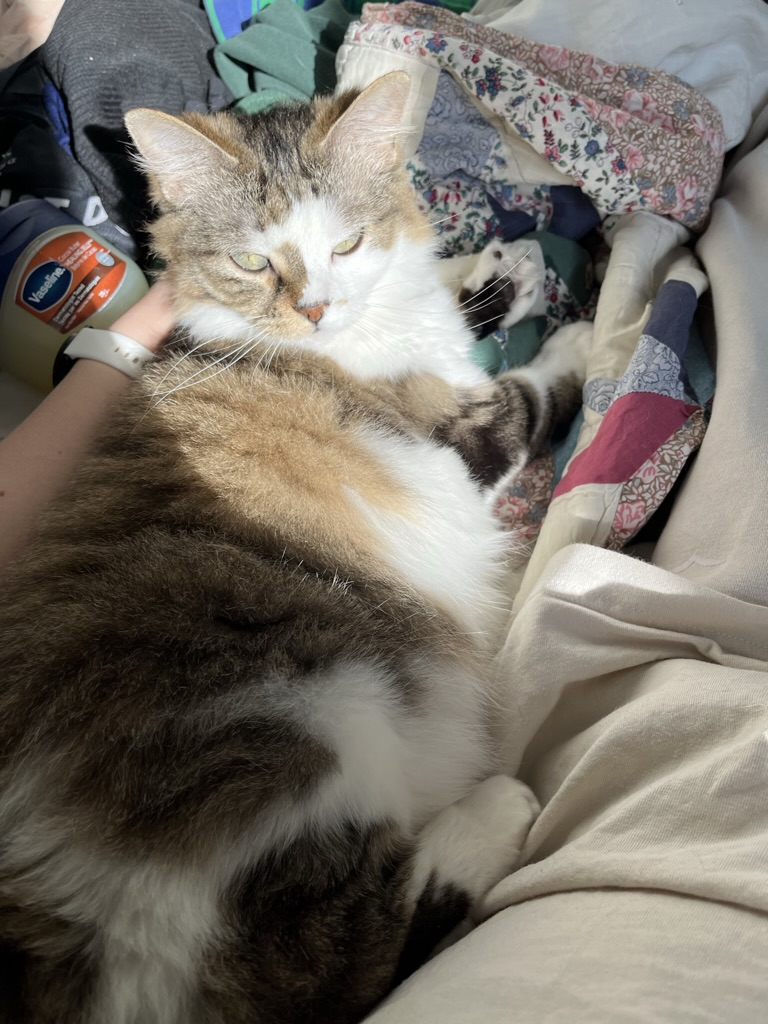
#> input picture images/goldie_pics/0B32B408-A4FD-4A77-8123-CFB7AFB0F9B5_1_105_c.jpeg, 768 x 1024 px; its folder holds only this picture in this run
$ jupyter execute --allow-errors 'goldie vs the world.ipynb'
#> lines starting #> are read from the running program, lines starting #| are printed output that depends on the picture
# Logistic Regression: Goldie Versus The World

As I've been learning more about different types of models, I thought, why not try to see how I can use logistic regression to classify my dear cat Goldie. I have hundreds of photos of Goldie on my phone, surely enough to train a model and do some binary classification with. Without further ado, let's get into it!

[cell 1]
# Load packages
import numpy as np
from proj_fcns import sigmoid, initialize_parameters, plot_costs
import os
import matplotlib.pyplot as plt
from PIL import Image

### Data set up
Let's begin by creating our dataset. I already have two folders that contain ~400 images of goldie and 400 random images I collected from Upsplash using their API (see guthub for image collection process).

Since I have all the images I want to use, I want to bring them in as arrays where each RGB value is recorded for each pixel for every images. I then want to assign the label 1 to all my Goldie images and 0 to all the random non-Goldie images.

I'm also going to crop every images so the aspect ratio is consistant (don't want the images to look stretched or squished) and divide each images into 128 by 128 pixels.

[cell 2]
def load_images(folder, label, img_size=(128, 128)):
    """
    Loads images from a folder and assigns them a label.

    Parameters:
        folder (str): Directory containing images.
        label (0 or 1): Label assigned to each image.
        img_size (tuple): dimentions to resize images (width, height). Default is (128, 128).

    Returns:
        tuple: Lists of preprocessed images and their labels.
    """
#> called with folder = 'images/goldie_pics', label = 1, img_size = (128, 128)
    images = []
    labels = []
    for filename in os.listdir(folder):
        if filename.endswith(".jpg") or filename.endswith(".jpeg") or filename.endswith(".png"):
            img_path = os.path.join(folder, filename)
            img = Image.open(img_path).convert('RGB')  # Convert to RGB
#> img is the input picture: PIL image 768x1024 RGB; mean R, G, B 119.5, 113.7, 104.9

            # Crop the image to a square
            width, height = img.size
#> width = 768; height = 1024
            if width != height:
                if width > height:
                    left = (width - height) // 2
                    right = left + height
                    top = 0
                    bottom = height
                else:
                    top = (height - width) // 2
#> top = 128
                    bottom = top + width
#> bottom = 896
                    left = 0
                    right = width
#> right = 768
                img = img.crop((left, top, right, bottom))
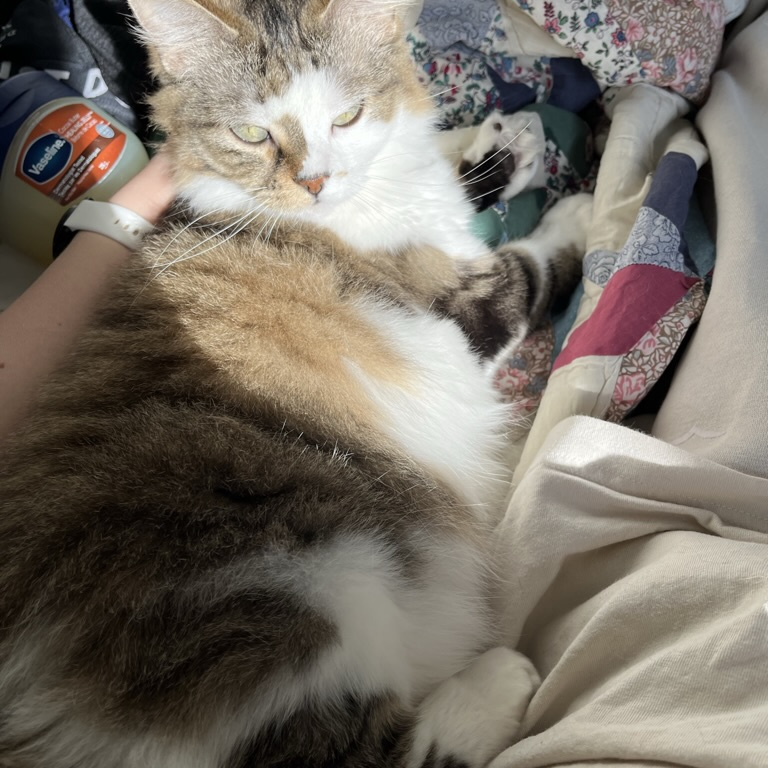
#> img: PIL image 768x768 RGB; mean R, G, B 121.3, 113.6, 103.6

            # Resize the image to the desired size
            img = img.resize(img_size)
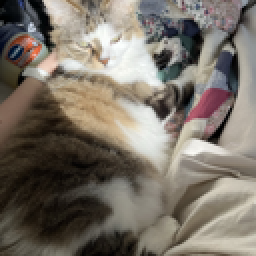
#> img: PIL image 128x128 RGB (shown 2 times larger); mean R, G, B 121.3, 113.6, 103.6

            img_array = np.array(img)
            images.append(img_array)
            labels.append(label)
    return images, labels

base_path = os.getcwd()

# Construct the relative path to the images folder
cat_folder = os.path.join(base_path, "images", "goldie_pics")
not_cat_folder = os.path.join(base_path, "images", "random_pics")

# Load images
cat_images, cat_labels = load_images(cat_folder, 1)
#> cat_images = 1 item; cat_labels = [1]
#> (the rest of this cell did not finish here and is left out)


# Combine the datasets
all_images = np.array(cat_images + not_cat_images)
all_labels = np.array(cat_labels + not_cat_labels)

# Shuffle the dataset
shuffle_indices = np.random.permutation(len(all_labels))
all_images = all_images[shuffle_indices]
all_labels = all_labels[shuffle_indices]

# Split into training and testing sets (80% train, 20% test)
split_index = int(0.8 * len(all_labels))
train_images = all_images[:split_index]
train_labels = all_labels[:split_index]
test_images = all_images[split_index:]
test_labels = all_labels[split_index:]

# Reshape
train_images_flatten = train_images.reshape(train_images.shape[0], -1).T
test_images_flatten = test_images.reshape(test_images.shape[0], -1).T

# Standardize
train_set = train_images_flatten / 255.
test_set = test_images_flatten / 255.

$ run again, on images/goldie_pics/0D8060E3-DC43-4156-B6C1-7AA0F7F2EBFA_1_105_c.jpeg
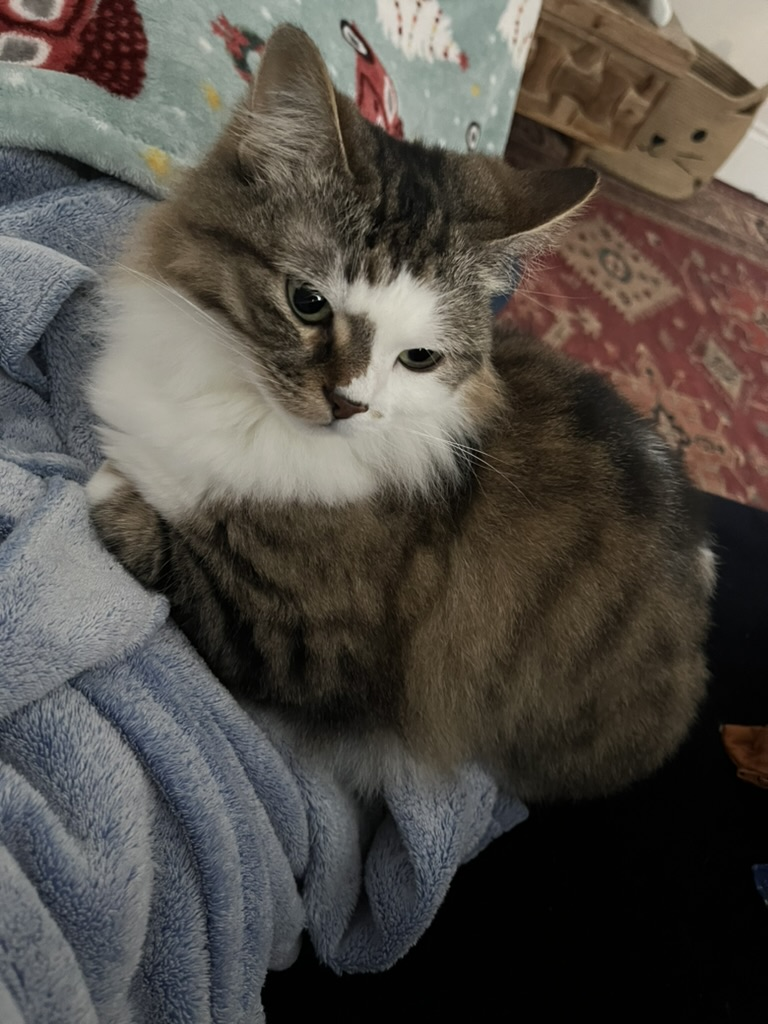
#> input picture images/goldie_pics/0D8060E3-DC43-4156-B6C1-7AA0F7F2EBFA_1_105_c.jpeg, 768 x 1024 px
#> in load_images, img is the input picture: PIL image 768x1024 RGB; mean R, G, B 81.7, 76.7, 70.7
#> in load_images, `img = img.crop((left, top, right, bottom))`:
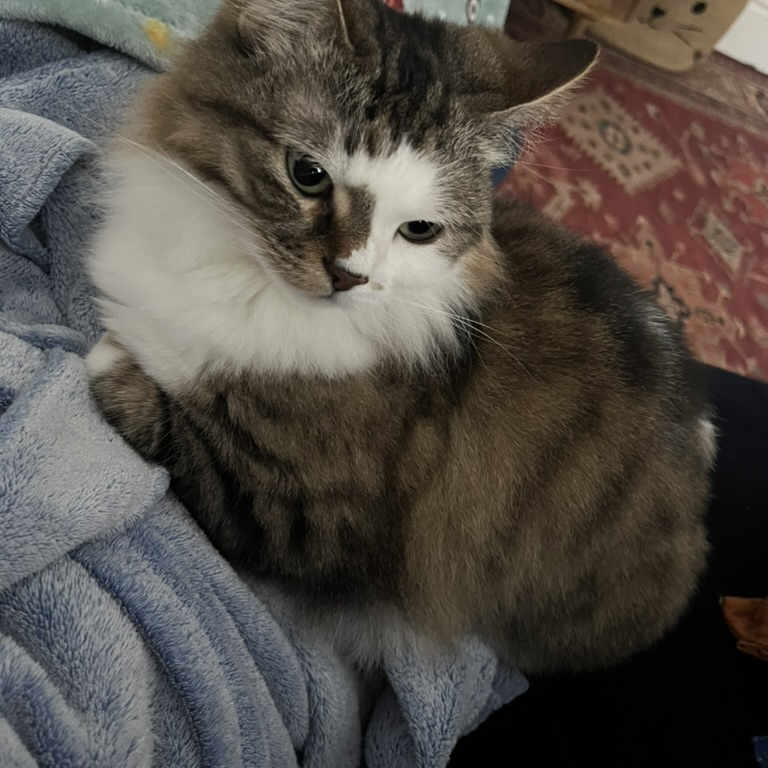
#> img: PIL image 768x768 RGB; mean R, G, B 82.1, 76.5, 70
#> in load_images, `img = img.resize(img_size)`:
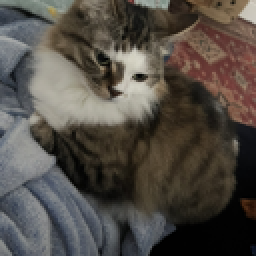
#> img: PIL image 128x128 RGB (shown 2 times larger); mean R, G, B 82.1, 76.5, 70
#> cat_images = 1 item; cat_labels = [1]

$ run again, on images/goldie_pics/F26AFE7F-A346-46AD-A918-16EDE7EB5C3C_1_105_c.jpeg
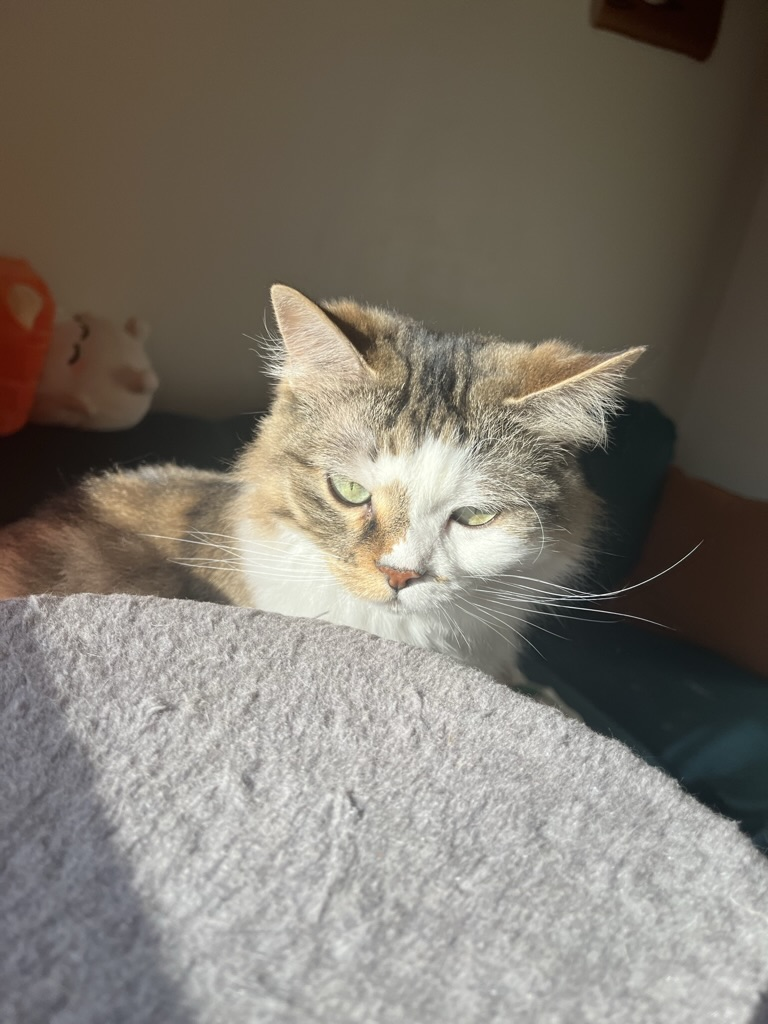
#> input picture images/goldie_pics/F26AFE7F-A346-46AD-A918-16EDE7EB5C3C_1_105_c.jpeg, 768 x 1024 px
#> in load_images, img is the input picture: PIL image 768x1024 RGB; mean R, G, B 126, 119.7, 110
#> in load_images, `img = img.crop((left, top, right, bottom))`:
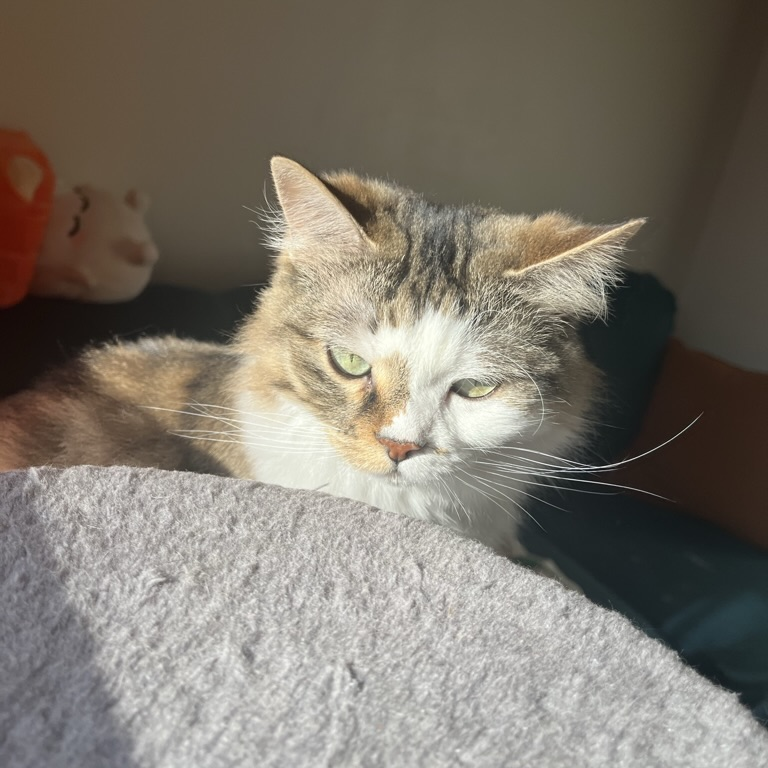
#> img: PIL image 768x768 RGB; mean R, G, B 125.7, 119.2, 109
#> in load_images, `img = img.resize(img_size)`:
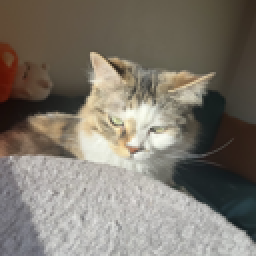
#> img: PIL image 128x128 RGB (shown 2 times larger); mean R, G, B 125.7, 119.2, 109
#> cat_images = 1 item; cat_labels = [1]

$ run again, on images/goldie_pics/F27E4D8F-87CA-4E35-B867-785FEE3CD349_1_105_c.jpeg
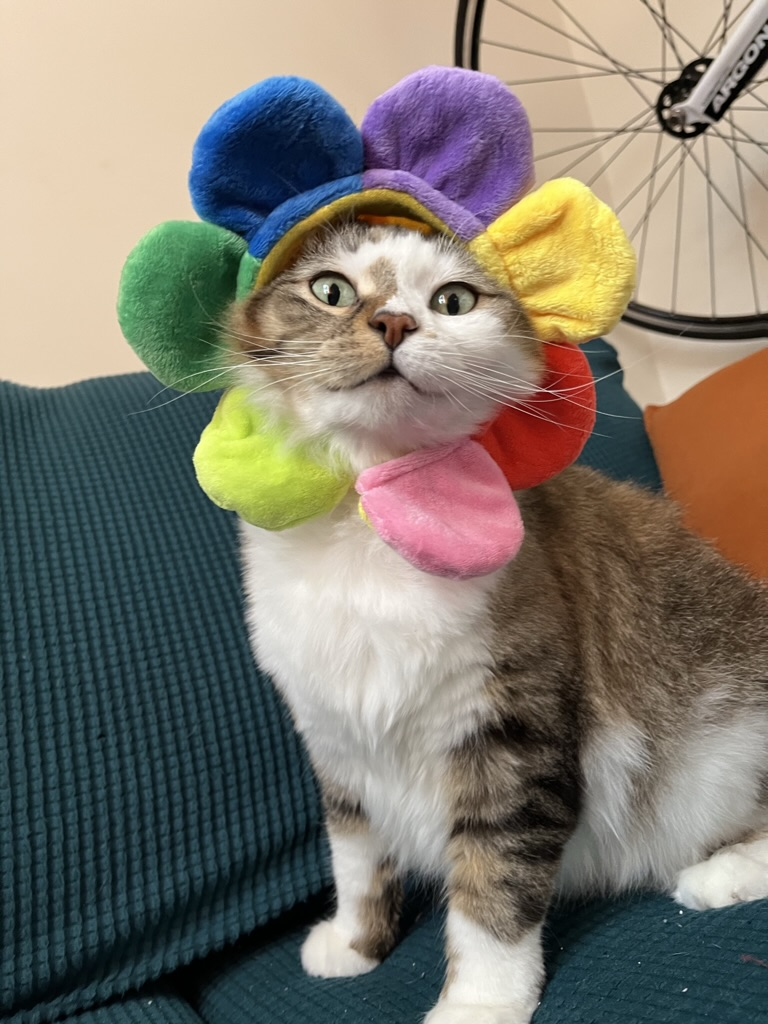
#> input picture images/goldie_pics/F27E4D8F-87CA-4E35-B867-785FEE3CD349_1_105_c.jpeg, 768 x 1024 px
#> in load_images, img is the input picture: PIL image 768x1024 RGB; mean R, G, B 125.4, 120.1, 109.3
#> in load_images, `img = img.crop((left, top, right, bottom))`:
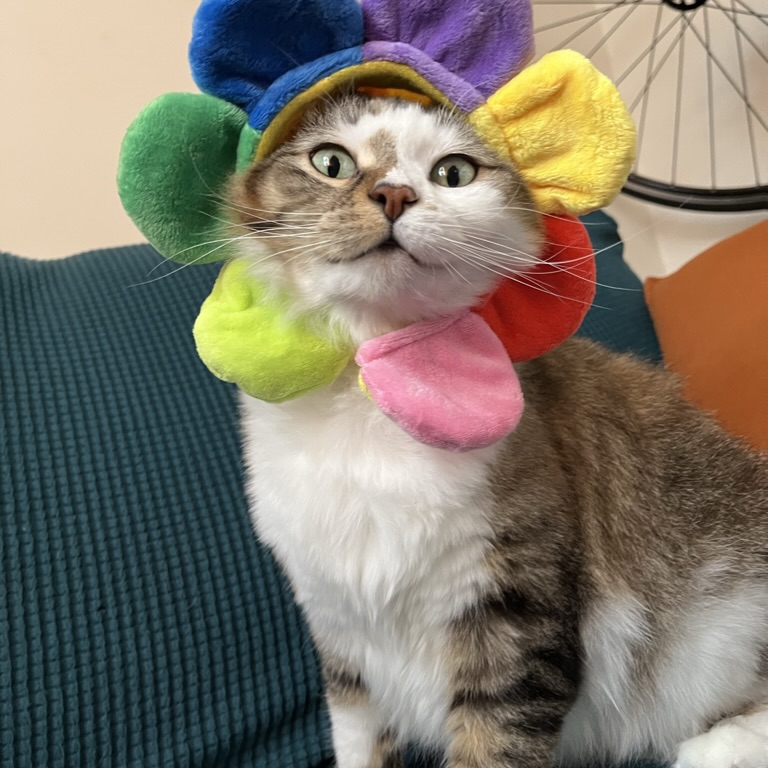
#> img: PIL image 768x768 RGB; mean R, G, B 125.5, 118.6, 105.8
#> in load_images, `img = img.resize(img_size)`:
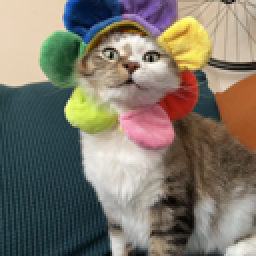
#> img: PIL image 128x128 RGB (shown 2 times larger); mean R, G, B 125.5, 118.6, 105.8
#> cat_images = 1 item; cat_labels = [1]

$ run again, on images/goldie_pics/0B62D54E-EFAA-4584-8461-0AEB859DCA29_1_105_c.jpeg
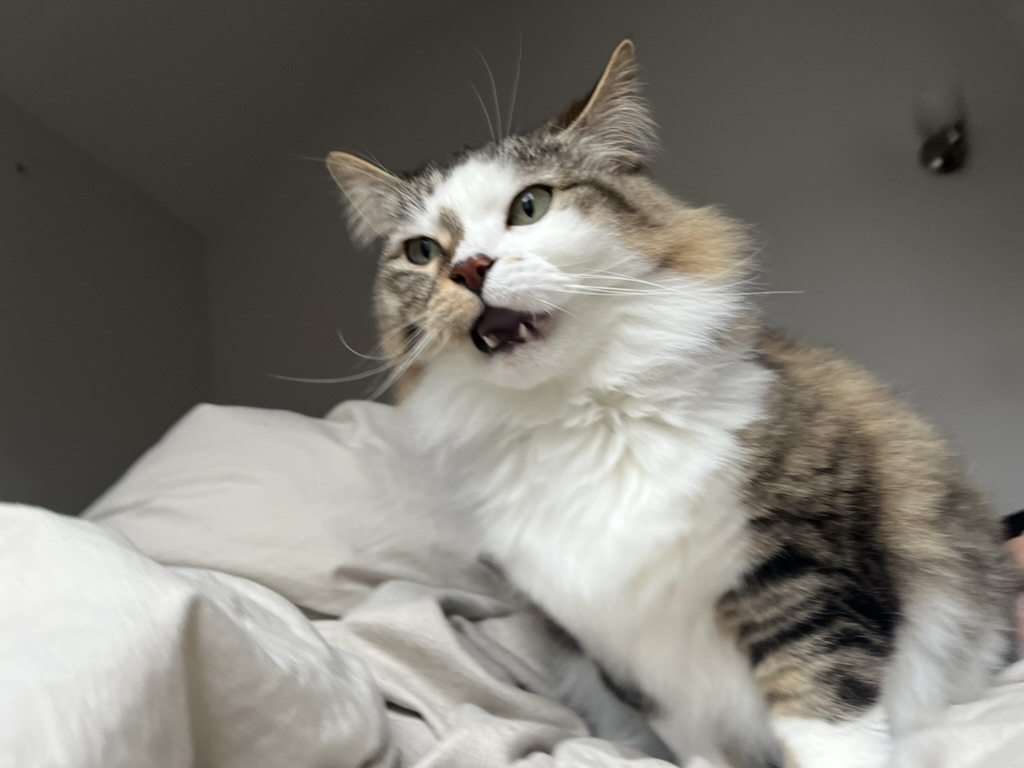
#> input picture images/goldie_pics/0B62D54E-EFAA-4584-8461-0AEB859DCA29_1_105_c.jpeg, 1024 x 768 px
#> in load_images, img is the input picture: PIL image 1024x768 RGB; mean R, G, B 127.3, 124.4, 117.3
#> in load_images, `img = img.crop((left, top, right, bottom))`:
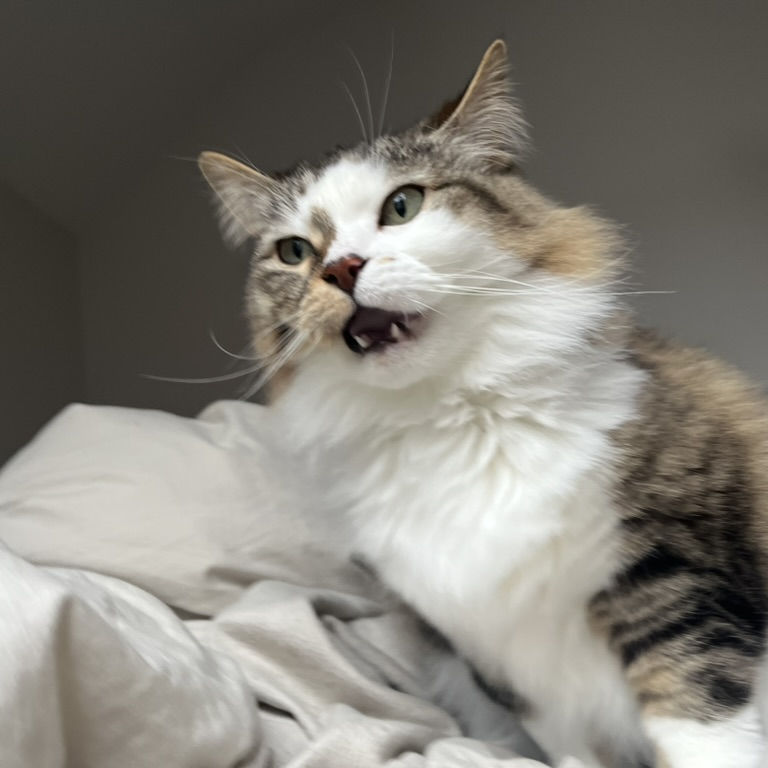
#> img: PIL image 768x768 RGB; mean R, G, B 130.8, 127.5, 119.9
#> in load_images, `img = img.resize(img_size)`:
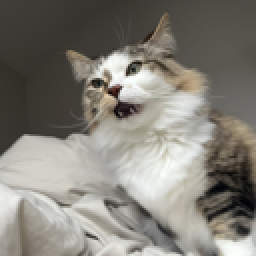
#> img: PIL image 128x128 RGB (shown 2 times larger); mean R, G, B 130.8, 127.5, 119.9
#> cat_images = 1 item; cat_labels = [1]
